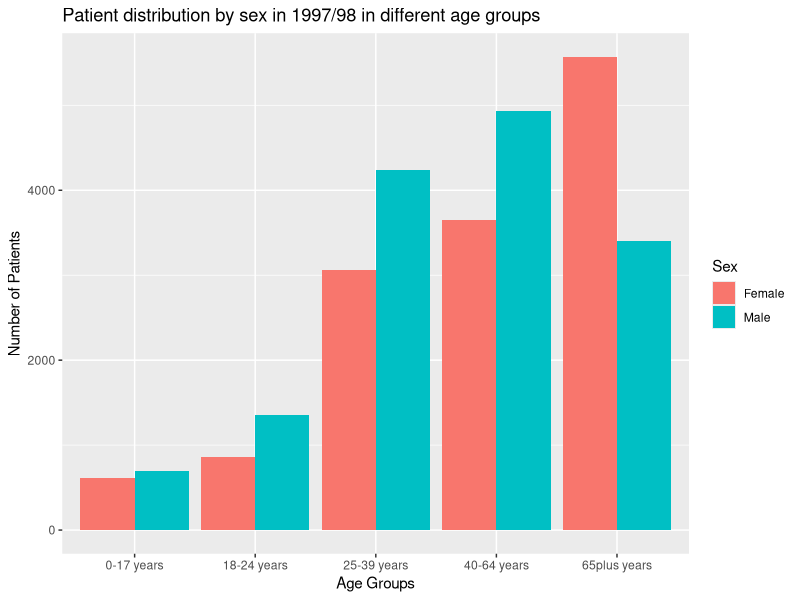
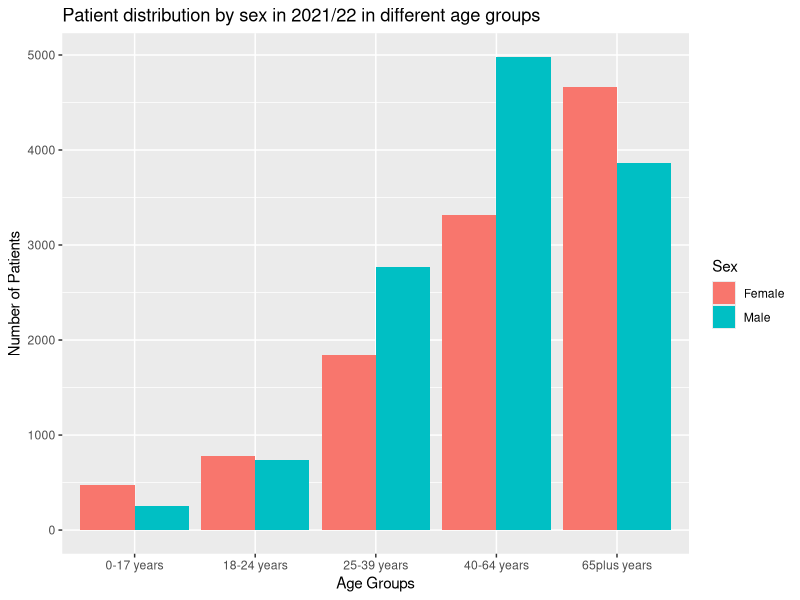
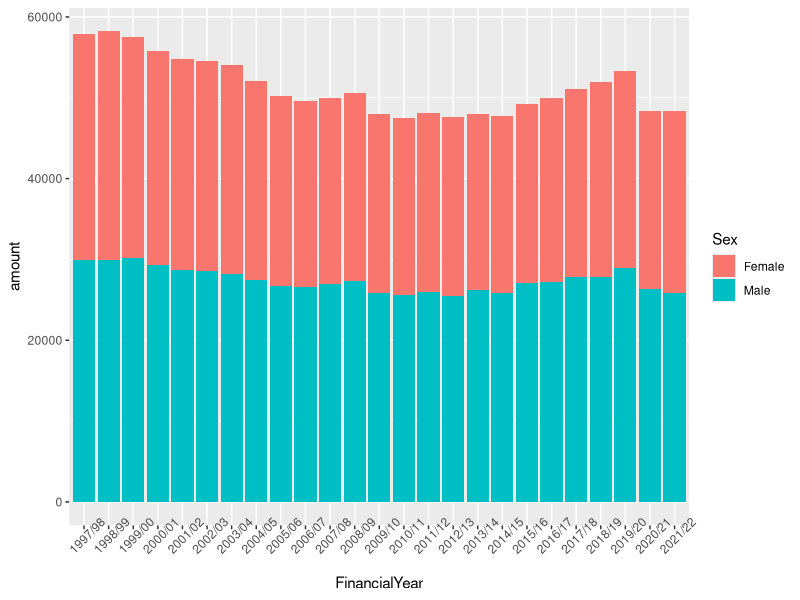
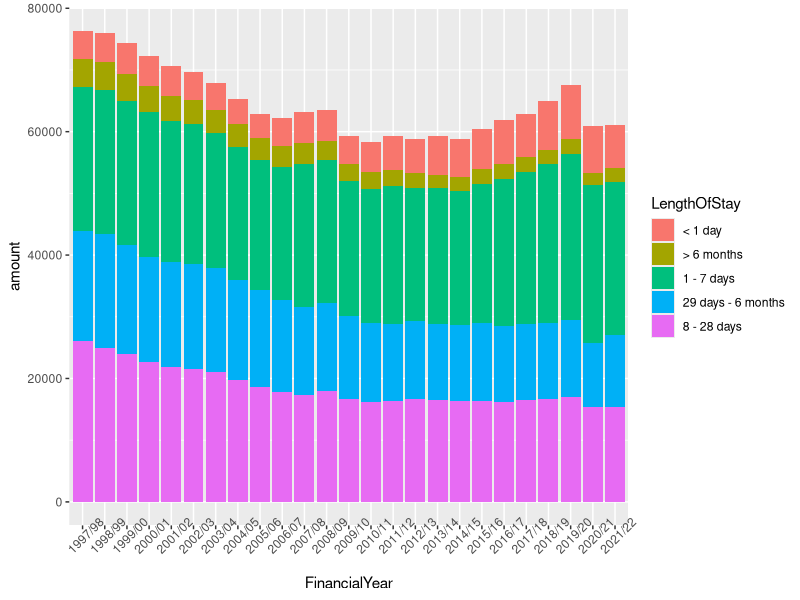

These figures' R source, in order:
## ---- chunk 1
knitr::opts_chunk$set(echo = TRUE)
## ---- chunk 2
library(tidyverse)
library(ggplot2)
# Add any other libraries here



## ---- chunk 3
# Load your data
mental_health_inpatient_activity_age_sex <- read_csv("data/mental-health-inpatient-activity-age-sex.csv")
y97_98<-filter(mental_health_inpatient_activity_age_sex,FinancialYear=="1997/98")
y21_22<-filter(mental_health_inpatient_activity_age_sex,FinancialYear=="2021/22")
plot1<-ggplot(y97_98,aes(fill=Sex,y=PatientsCount,x=AgeGroup))+geom_bar(position="dodge",stat="identity")+ labs(title = "Patient distribution by sex in 1997/98 in different age groups",
       x = "Age Groups", 
       y = "Number of Patients")
plot2<-ggplot(y21_22,aes(fill=Sex,y=PatientsCount,x=AgeGroup))+geom_bar(position="dodge",stat="identity")+labs(title = "Patient distribution by sex in 2021/22 in different age groups",
       x = "Age Groups", 
       y = "Number of Patients")
plot1
plot2

#ggplot(new_df1,aes(fill=Sex,y=PatientsCount,x=AgeGroup))+geom_bar(position="dodge",stat="identity")

age.sex <- read_csv("data/mental-health-inpatient-activity-age-sex.csv")
length.of.stay <- read_csv("data/mental-health-inpatient-activity-length-of-stay.csv")

#Bar chart for age.sex
age.sex %>% filter(HBR == "S92000003") %>%
            group_by(FinancialYear, Sex) %>%
            summarise(amount = sum(PatientsCount)) %>%
            ggplot(aes(x = FinancialYear, y = amount, fill = Sex)) +
            geom_col() +
            theme(axis.text.x = element_text(angle = 45))

length.of.stay %>% filter(HBT == "S92000003") %>%
            group_by(FinancialYear, LengthOfStay) %>%
            summarise(amount = sum(NumberOfStays)) %>%
            ggplot(aes(x = FinancialYear, y = amount, fill = LengthOfStay)) +
            geom_col() +
            theme(axis.text.x = element_text(angle = 45))
